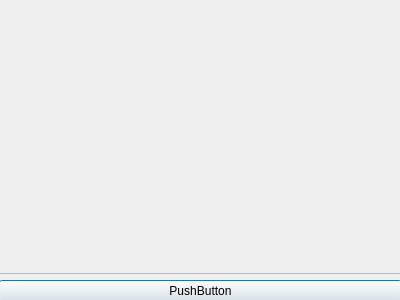
<?xml version="1.0" encoding="UTF-8"?>
<ui version="4.0">
 <class>Dialog</class>
 <widget class="QDialog" name="Dialog">
  <property name="geometry">
   <rect>
    <x>0</x>
    <y>0</y>
    <width>400</width>
    <height>300</height>
   </rect>
  </property>
  <property name="windowTitle">
   <string>Dialog</string>
  </property>
  <widget class="QWidget" name="verticalLayoutWidget">
   <property name="geometry">
    <rect>
     <x>-1</x>
     <y>-1</y>
     <width>403</width>
     <height>303</height>
    </rect>
   </property>
   <layout class="QVBoxLayout" name="verticalLayout_2">
    <item>
     <layout class="QVBoxLayout" name="verticalLayout_7">
      <item>
       <widget class="QScrollArea" name="scrollArea_3">
        <property name="minimumSize">
         <size>
          <width>399</width>
          <height>269</height>
         </size>
        </property>
        <property name="widgetResizable">
         <bool>true</bool>
        </property>
        <widget class="QWidget" name="scrollAreaWidgetContents_7">
         <property name="geometry">
          <rect>
           <x>0</x>
           <y>0</y>
           <width>397</width>
           <height>267</height>
          </rect>
         </property>
         <layout class="QVBoxLayout" name="verticalLayout_8"/>
        </widget>
       </widget>
      </item>
      <item>
       <widget class="QPushButton" name="select">
        <property name="text">
         <string>PushButton</string>
        </property>
       </widget>
      </item>
     </layout>
    </item>
   </layout>
  </widget>
 </widget>
 <resources/>
 <connections/>
</ui>
